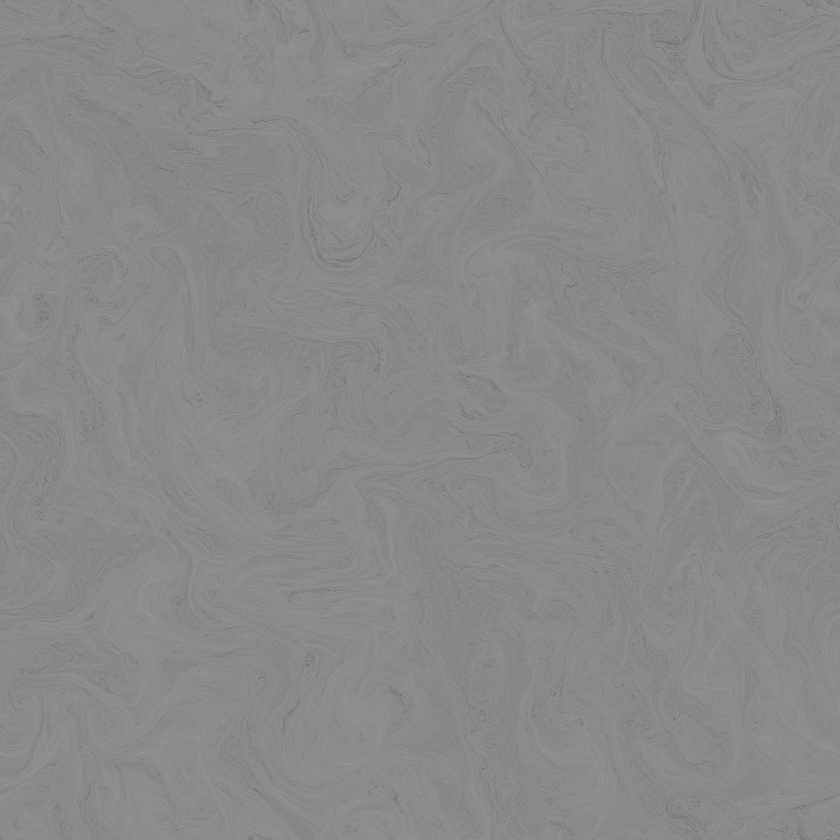
#> input picture assets/materials/core-liquid-metal/roughness.png, 840 x 840 px, shrunk from 1024 x 1024 before the run
$ python derive_maps.py ../assets/materials/core-liquid-metal/roughness.png out
#> lines starting #> are read from the running program, lines starting #| are printed output that depends on the picture
#!/usr/bin/env python3
"""Derive PBR data maps from an albedo (true data maps, not model guesses).

Usage:
  python3 tools/derive_maps.py <albedo.png> <outdir> [--maps normal,roughness,height,ao,metalness]
      [--rough-base 0.85] [--rough-var 0.30] [--normal-strength 2.5]
      [--ao-strength 1.2] [--metal 1.0]

normal = OpenGL (+Y up) tangent-space, from a Sobel of the height (luminance).
roughness/height/ao = grayscale data. metalness = flat fill. Same resolution as albedo.
"""
import os
import sys
import numpy as np
from PIL import Image, ImageFilter


def getarg(name, default=None):
    flag = f"--{name}"
    return sys.argv[sys.argv.index(flag) + 1] if flag in sys.argv else default


albedo_path = sys.argv[1]
outdir = sys.argv[2]
maps = getarg("maps", "normal,roughness,height,ao").split(",")
rough_base = float(getarg("rough-base", "0.85"))
rough_var = float(getarg("rough-var", "0.30"))
normal_strength = float(getarg("normal-strength", "2.5"))
ao_strength = float(getarg("ao-strength", "1.2"))
metal_val = float(getarg("metal", "1.0"))

os.makedirs(outdir, exist_ok=True)
img = Image.open(albedo_path).convert("RGB")
W, Hh = img.size
#> W = 840; Hh = 840
arr = np.asarray(img).astype(np.float32) / 255.0
lum = 0.299 * arr[..., 0] + 0.587 * arr[..., 1] + 0.114 * arr[..., 2]


def save_gray(a, name):
    Image.fromarray((np.clip(a, 0, 1) * 255).astype(np.uint8), "L").save(os.path.join(outdir, name))


# height = lightly smoothed luminance (bright = raised, dark crevice = low)
height_img = Image.fromarray((np.clip(lum, 0, 1) * 255).astype(np.uint8), "L").filter(ImageFilter.GaussianBlur(1.2))
height = np.asarray(height_img).astype(np.float32) / 255.0
if "height" in maps:
    height_img.save(os.path.join(outdir, "height.png"))

if "normal" in maps:
    gy, gx = np.gradient(height)
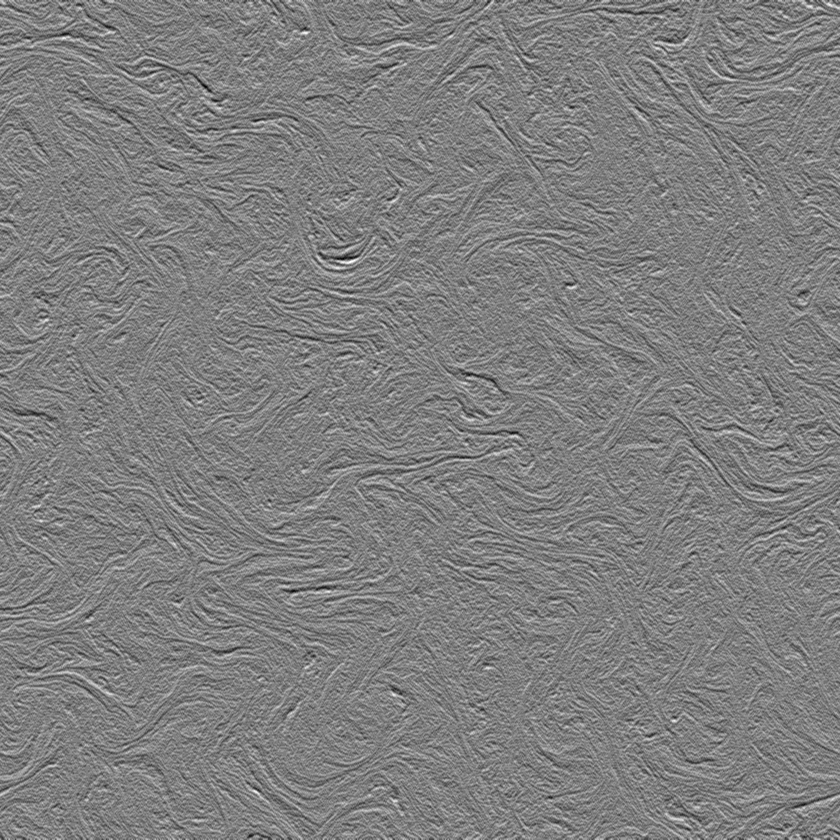
#> gy: shape (840, 840) float32; min -0.0176, max 0.0176, mean 1.56e-06; drawn with min black and max white
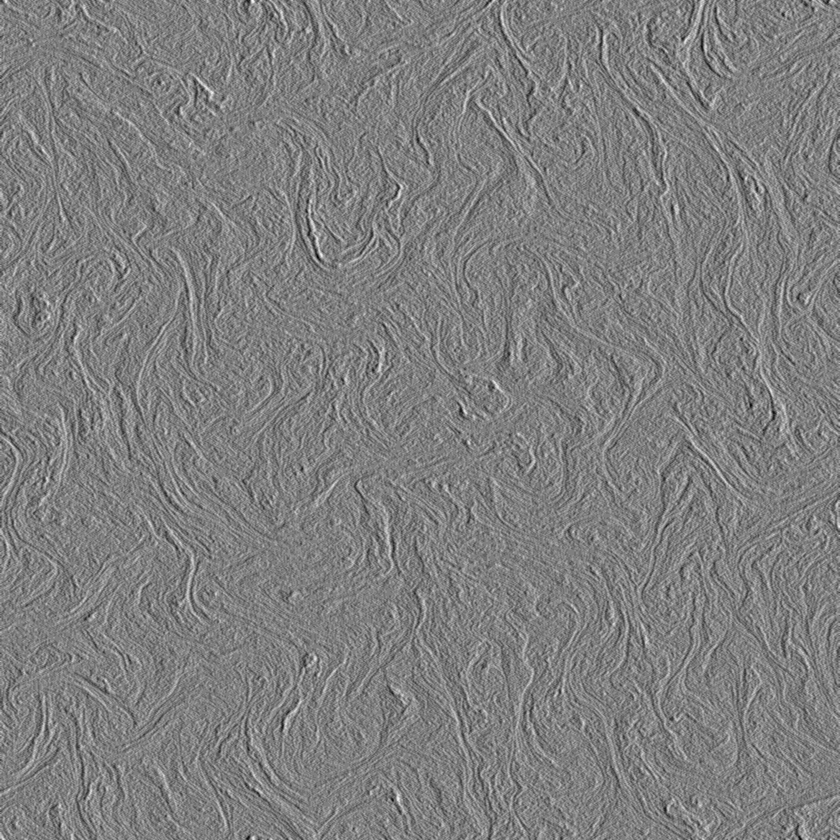
#> gx: shape (840, 840) float32; min -0.0176, max 0.0176, mean 1.61e-06; drawn with min black and max white
    nx = -gx * normal_strength
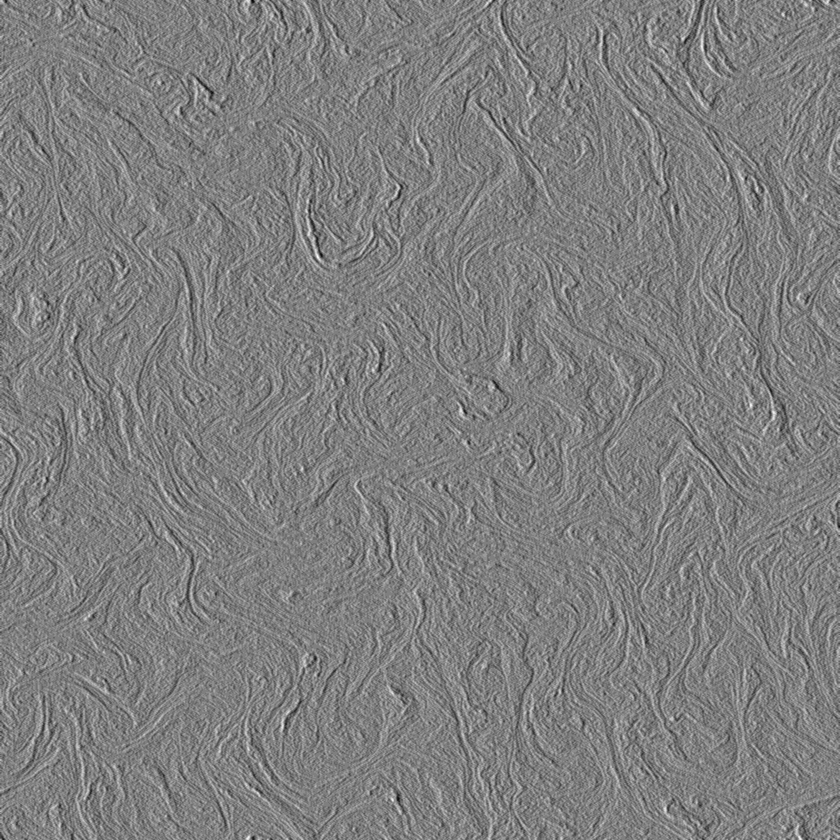
#> nx: shape (840, 840) float32; min -0.0441, max 0.0441, mean -4.03e-06; drawn with min black and max white
    ny = gy * normal_strength            # OpenGL +Y up (image rows go down -> flip)
    nz = np.ones_like(height)
    ln = np.sqrt(nx * nx + ny * ny + nz * nz)
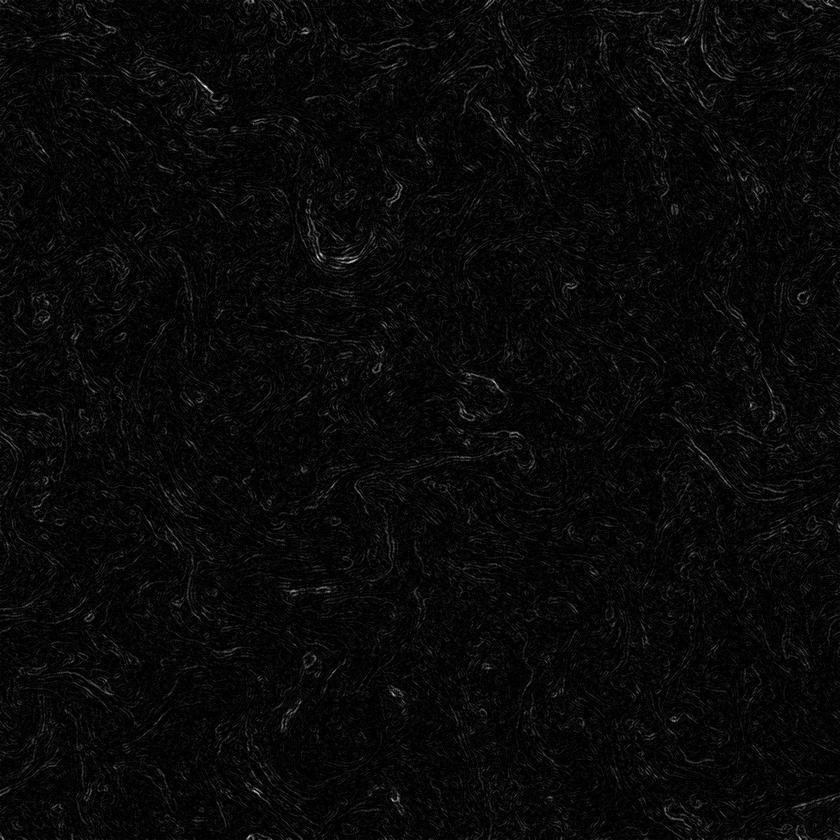
#> ln: shape (840, 840) float32; min 1, max 1, mean 1; drawn with min black and max white
    n = np.stack([nx / ln, ny / ln, nz / ln], axis=-1)
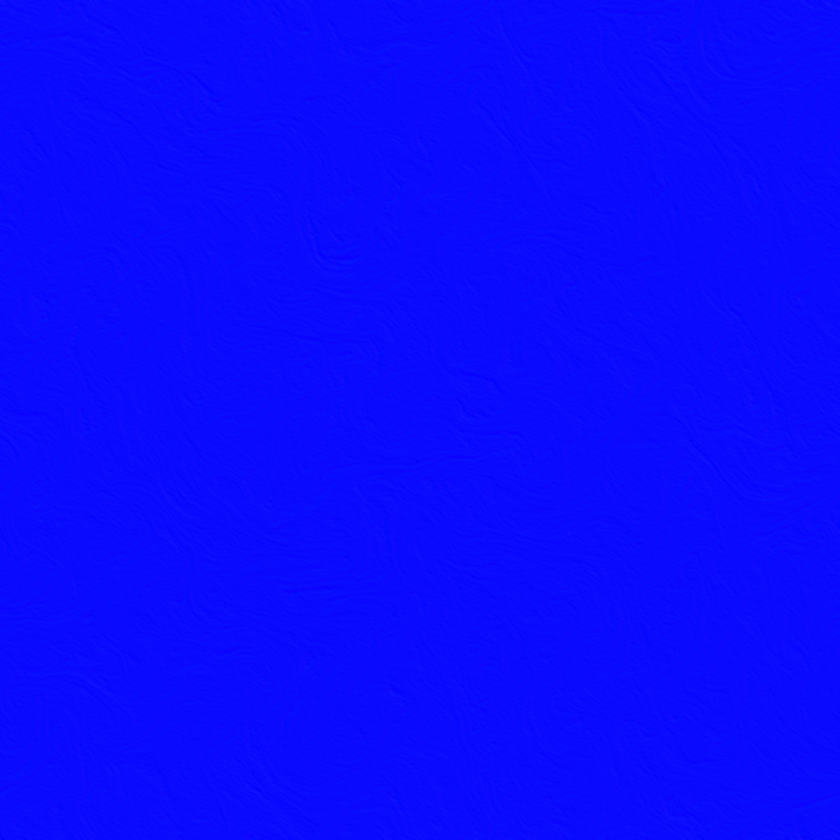
#> n: shape (840, 840, 3) float32; mean of channels 0, 1, 2 -4.02e-06, 3.9e-06, 1; drawn with min black and max white
    Image.fromarray(((n * 0.5 + 0.5) * 255).astype(np.uint8), "RGB").save(os.path.join(outdir, "normal.png"))
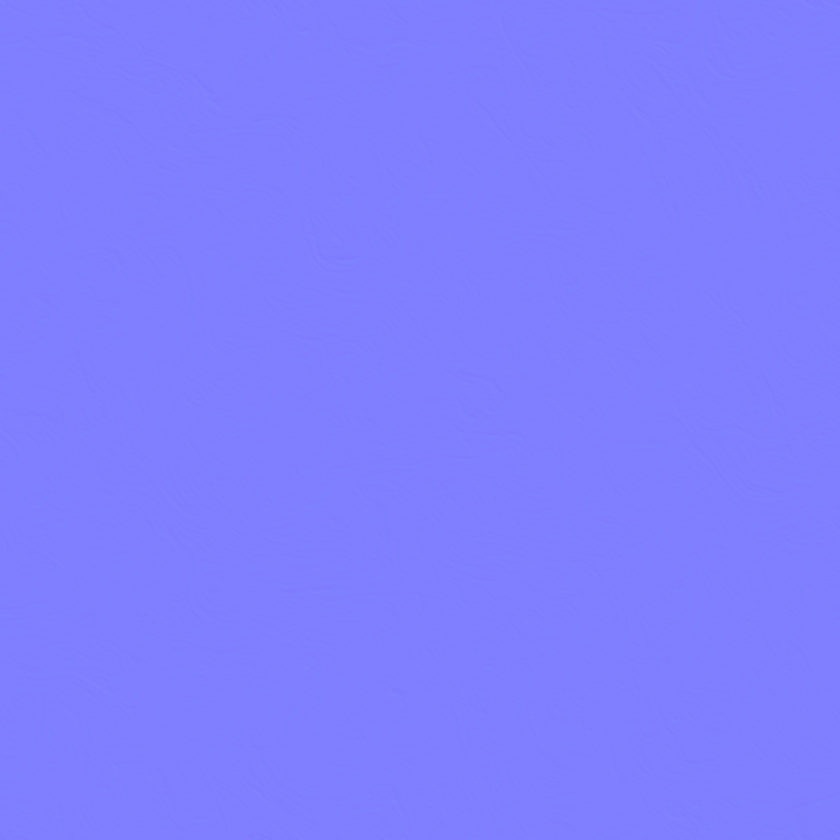
#> saved as normal.png: PIL image 840x840 RGB; mean R, G, B 127, 127, 254.1

if "roughness" in maps:
    save_gray(rough_base + (0.5 - lum) * rough_var, "roughness.png")

if "ao" in maps:
    blur = np.asarray(Image.fromarray((height * 255).astype(np.uint8), "L").filter(ImageFilter.GaussianBlur(6))).astype(np.float32) / 255.0
    save_gray(1.0 - np.clip(blur - height, 0, 1) * ao_strength, "ao.png")

if "metalness" in maps:
    save_gray(np.full((Hh, W), metal_val, np.float32), "metalness.png")

print(f"derived {maps} -> {outdir} ({W}x{Hh})")
#| derived ['normal', 'roughness', 'height', 'ao'] -> out (840x840)
